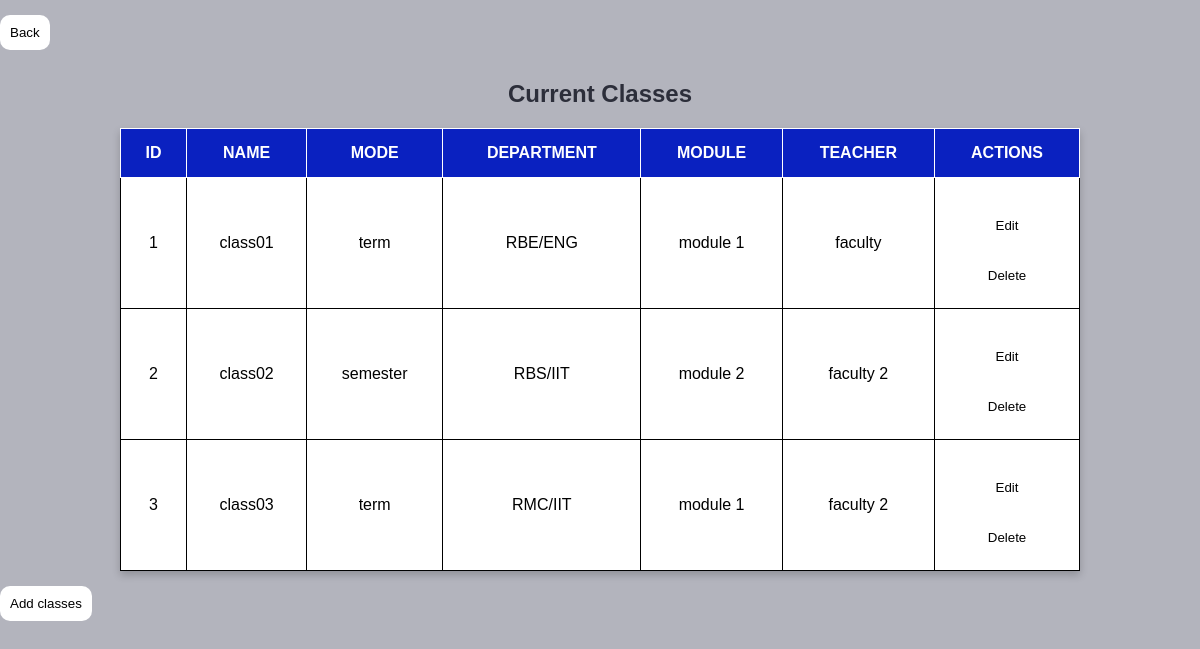
The app's page /php/viewclass.php (signed in) with its own data.
### tables this page shows
CREATE TABLE `class` (
  `ID` int(11) NOT NULL,
  `NAME` varchar(50) DEFAULT NULL,
  `STUDENT_ID` varchar(50) DEFAULT NULL,
  `TEACHER_ID` varchar(50) DEFAULT NULL,
  `MODULES_ID` varchar(50) DEFAULT NULL,
  `MODE` varchar(10) DEFAULT NULL,
  `DEPARTMENT_ID` int(11) DEFAULT NULL
);

CREATE TABLE `department` (
  `ID` int(11) NOT NULL,
  `NAME` varchar(50) DEFAULT NULL
);

CREATE TABLE `modules` (
  `ID` int(11) NOT NULL,
  `NAME` varchar(50) NOT NULL,
  `YEAR` year(4) DEFAULT NULL,
  `SEMESTER` varchar(50) DEFAULT NULL,
  `TERMS` varchar(50) DEFAULT NULL,
  `STAFF_ID` varchar(50) DEFAULT NULL
);

CREATE TABLE `faculty` (
  `ID` int(11) NOT NULL,
  `NAME` varchar(50) DEFAULT NULL,
  `EMAIL` varchar(50) DEFAULT NULL,
  `PHONE_NUMBER` int(8) DEFAULT NULL,
  `DEPARTMENT` varchar(50) DEFAULT NULL,
  `PASSWORD_HASH` char(60) DEFAULT NULL,
  `CREATED_AT` timestamp(6) NOT NULL DEFAULT current_timestamp(6),
  `UPDATED_AT` timestamp(6) NOT NULL DEFAULT current_timestamp(6),
  `ROLE_ID` varchar(11) DEFAULT NULL
);

### php/functions.php (called while the page is built, shortened)
<?php
function can_delete(){
    if ($_SESSION['role'] == 3){
        return TRUE;
    }else{
        return FALSE;
    }
}
function redirect(){
    if ($_SESSION['role'] == 3) {
        $redirect = "admin_dashboard.php";
    } elseif ($_SESSION['role'] == 2) {
        $redirect = "faculty_dashboard.php";
    }
    return $redirect;
}

### php/viewclass.php (the view, shortened to what this page needs)
<?php
require 'functions.php';
$conn = db_connect();
$redirect = redirect();
$stmt = $conn->prepare("SELECT class.id, class.name as classname, class.mode, department.name as depname, faculty.name as teacher, modules.name as modulename
                        FROM class
                        LEFT JOIN department ON class.department_id=department.id
                        LEFT JOIN faculty ON class.teacher_id=faculty.id
                        LEFT JOIN modules on class.modules_id=modules.id
                        ");
$stmt -> execute();
$result = $stmt->get_result();
$class_info = $result->fetch_all(MYSQLI_ASSOC);
?>
 <!DOCTYPE html>
 <html lang="en">
    <head>
    </head>
    <body>
    <a href="<?php echo $redirect; ?>"><button>Back</button></a>
    <h2> Current Classes </h2>
<table>
    <thead>
        <tr>
            <th>ID</th>
            <th>NAME</th>
            <th>MODE</th>
            <th>DEPARTMENT</th>
            <th>MODULE</th>
            <th>TEACHER</th>
            <th>ACTIONS</th>
        </tr>
    </thead>
    <tbody>
        <?php
        $count = 0;
        foreach ($class_info as $class_info): ?>
            <tr>
                <td><?php echo ($count += 1) ?></td>
                <td><?php echo htmlspecialchars($class_info['classname']); ?></td>
                <td><?php echo htmlspecialchars($class_info['mode']); ?></td>
                <td><?php echo htmlspecialchars($class_info['depname']); ?></td>
                <td><?php echo htmlspecialchars($class_info['modulename']); ?></td>
                <td><?php echo htmlspecialchars($class_info['teacher']); ?></td>
                <td><a href="editclass.php?id=<?php echo $class_info['id']; ?>"><button>Edit</button> </a> <br>
                <?php
                if(can_delete()): ?>
                <form method="POST" action="deleteclass.php?id=<?php echo $class_info['id'] ?>">
                <button type="submit" onclick="return confirm('Are you sure?')">Delete</button></form> <?php endif ?>
            </tr>
        <?php endforeach; ?>
    </tbody>
</table>
        <div class = "button">
            <a href="newclass.php"><button>Add classes</button></a>
        </div>
                </body>
                </html>

### php/viewclass.php (style rules this page uses)
* { margin: 0; box-sizing: border-box; font-family: sans-serif; }
body { margin-left: auto; margin-right: auto; justify-content: center; align-items: center; height: 100vh; background-color:#b3b4bd; background-size: cover; }
table { margin-left: auto; margin-right: auto; border-collapse: collapse; width: 80%; max-width: 1000px; background-color: #ffffff; box-shadow: 0 4px 8px rgba(0, 0, 0, 0.2); border: 1px solid; }
th, td { padding: 15px; text-align: center; border: 1px solid; }
th { background-color: #0a21c0; color: white; }
h2 { text-align: center; color: #2c2e3a; margin-top: 30px; margin-bottom: 20px; }
button { background: #fff; color: black; padding: 10px; border: 1px solid #2c2e3a; border-radius: 10px; cursor: pointer; margin-top: 15px; border: none; }

### records on screen
class: count "1", NAME "class01", MODE "term", DEPARTMENT_ID.NAME "RBE/ENG", MODULES_ID.NAME "module 1", faculty.NAME "faculty"
class: count "2", NAME "class02", MODE "semester", DEPARTMENT_ID.NAME "RBS/IIT", MODULES_ID.NAME "module 2", faculty.NAME "faculty 2"
class: count "3", NAME "class03", MODE "term", DEPARTMENT_ID.NAME "RMC/IIT", MODULES_ID.NAME "module 1", faculty.NAME "faculty 2"
